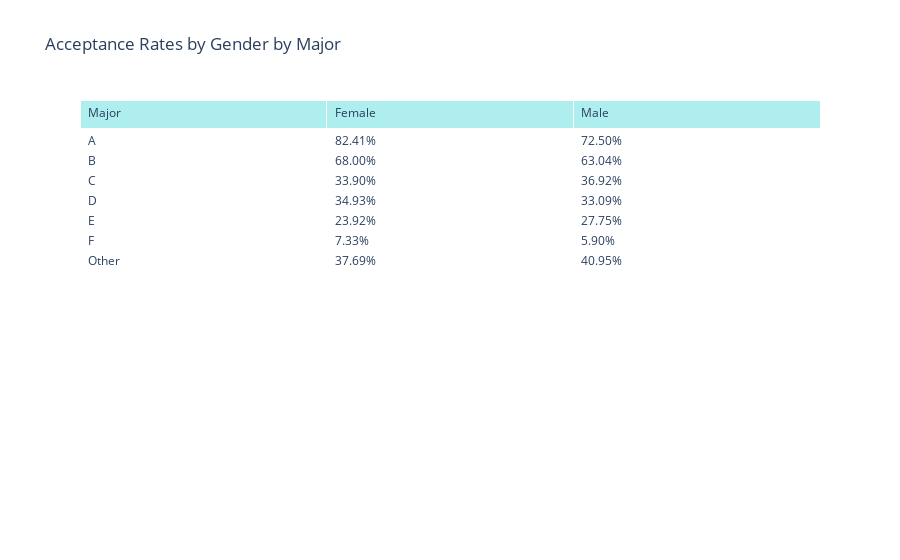
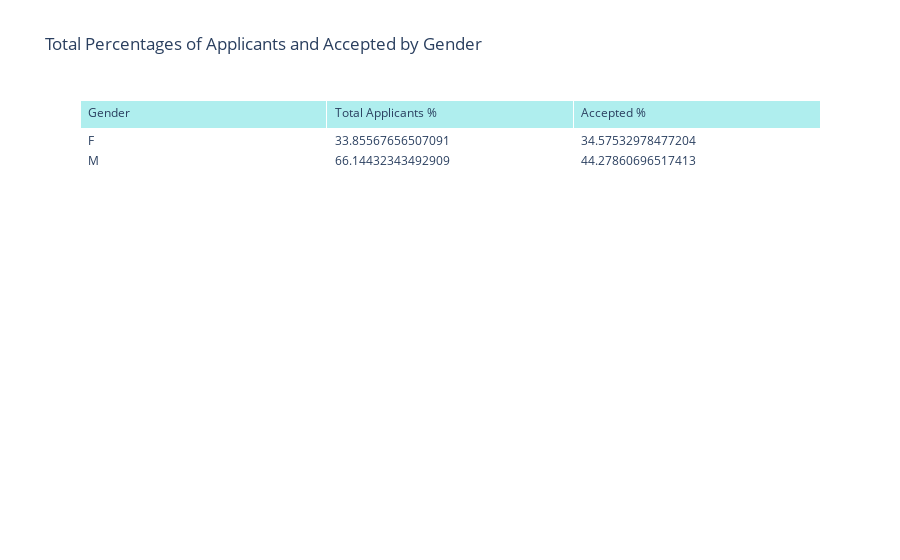

Notebook source saved alongside these figures, in order:
### Code cell
# Group by Major, Gender, and Admission to calculate acceptance and rejection rates
grouped = df.groupby(['Major', 'Gender', 'Admission']).size().unstack(fill_value=0)

# Calculate total applicants per group
grouped['Total'] = grouped.sum(axis=1)

# Calculate acceptance percentages
grouped['Accepted %'] = (grouped.get('Accepted', 0) / grouped['Total']) * 100

# Unstack the Gender level for comparison
acceptance_rates = grouped['Accepted %'].unstack()

# Calculate the totals for men and women
total_applicants = df.groupby('Gender').size()
total_accepted = df[df['Admission'] == 'Accepted'].groupby('Gender').size()

total_percentages = pd.DataFrame({
    'Total Applicants %': (total_applicants / total_applicants.sum()) * 100,
    'Accepted %': (total_accepted / total_applicants) * 100
}).fillna(0)

# Prepare data for Plotly table
acceptance_data = []
for major in acceptance_rates.index:
    row = [major]
    for gender in acceptance_rates.columns:
        row.append(f"{acceptance_rates.at[major, gender]:.2f}%")
    acceptance_data.append(row)

# Create the table
fig = go.Figure(data=[go.Table(
    header=dict(values=["Major", "Female", "Male"],
                fill_color='paleturquoise',
                align='left'),
    cells=dict(values=list(zip(*acceptance_data)),
               fill_color='white',
               align='left'))
])

fig.update_layout(title="Acceptance Rates by Gender by Major")
fig.show()

# Prepare data for total percentages table
total_percentages_data = total_percentages.reset_index()

# Create the totals table
fig2 = go.Figure(data=[go.Table(
    header=dict(values=list(total_percentages_data.columns),
                fill_color='paleturquoise',
                align='left'),
    cells=dict(values=[total_percentages_data.Gender, total_percentages_data['Total Applicants %'], total_percentages_data['Accepted %']],
               fill_color='white',
               align='left'))
])

fig2.update_layout(title="Total Percentages of Applicants and Accepted by Gender")
fig2.show()

### Figure 1 — Plotly figure (JSON) as saved in the notebook; plotly's stock layout.template omitted (floating-point values rounded to 4 significant figures)
{"data": [{"cells": {"align": "left", "fill": {"color": "white"}, "values": [["A", "B", "C", "D", "E", "F", "Other"], ["82.41%", "68.00%", "33.90%", "34.93%", "23.92%", "7.33%", "37.69%"], ["72.50%", "63.04%", "36.92%", "33.09%", "27.75%", "5.90%", "40.95%"]]}, "header": {"align": "left", "fill": {"color": "paleturquoise"}, "values": ["Major", "Female", "Male"]}, "type": "table"}], "layout": {"title": {"text": "Acceptance Rates by Gender by Major"}}}

### Figure 2 — Plotly figure (JSON) as saved in the notebook; plotly's stock layout.template omitted (floating-point values rounded to 4 significant figures)
{"data": [{"cells": {"align": "left", "fill": {"color": "white"}, "values": [["F", "M"], [33.86, 66.14], [34.58, 44.28]]}, "header": {"align": "left", "fill": {"color": "paleturquoise"}, "values": ["Gender", "Total Applicants %", "Accepted %"]}, "type": "table"}], "layout": {"title": {"text": "Total Percentages of Applicants and Accepted by Gender"}}}
